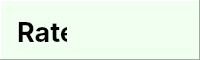
     <widget class="QFrame" name="main_header">
      <property name="minimumSize">
       <size>
        <width>0</width>
        <height>60</height>
       </size>
      </property>
      <property name="maximumSize">
       <size>
        <width>16777215</width>
        <height>60</height>
       </size>
      </property>
      <property name="styleSheet">
       <string notr="true">background-color: rgb(240, 255, 240);</string>
      </property>
      <property name="frameShape">
       <enum>QFrame::Panel</enum>
      </property>
      <property name="frameShadow">
       <enum>QFrame::Raised</enum>
      </property>
      <layout class="QHBoxLayout" name="horizontalLayout_2">
       <property name="spacing">
        <number>0</number>
       </property>
       <property name="leftMargin">
        <number>0</number>
       </property>
       <property name="topMargin">
        <number>0</number>
       </property>
       <property name="rightMargin">
        <number>0</number>
       </property>
       <property name="bottomMargin">
        <number>0</number>
       </property>
       <item>
        <widget class="QFrame" name="left_menu_toogle">
         <property name="maximumSize">
          <size>
           <width>120</width>
           <height>16777215</height>
          </size>
         </property>
         <property name="styleSheet">
          <string notr="true">border: none;</string>
         </property>
         <property name="frameShape">
          <enum>QFrame::StyledPanel</enum>
         </property>
         <property name="frameShadow">
          <enum>QFrame::Raised</enum>
         </property>
         <widget class="QPushButton" name="Rate">
          <property name="geometry">
           <rect>
            <x>0</x>
            <y>0</y>
            <width>91</width>
            <height>61</height>
           </rect>
          </property>
          <property name="font">
           <font>
            <family>SF Pro Display</family>
            <pointsize>20</pointsize>
            <weight>75</weight>
            <bold>true</bold>
           </font>
          </property>
          <property name="text">
           <string>Rate</string>
          </property>
         </widget>
         <widget class="QPushButton" name="X">
          <property name="geometry">
           <rect>
            <x>80</x>
            <y>0</y>
            <width>41</width>
            <height>61</height>
           </rect>
          </property>
          <property name="text">
           <string/>
          </property>
          <property name="icon">
           <iconset resource="assets.qrc">
            <normaloff>:/images/assets/MainWindowLogo.png</normaloff>:/images/assets/MainWindowLogo.png</iconset>
          </property>
          <property name="iconSize">
           <size>
            <width>35</width>
            <height>35</height>
           </size>
          </property>
         </widget>
        </widget>
       </item>
       <item>
        <widget class="QFrame" name="title_bar">
         <property name="styleSheet">
          <string notr="true"/>
         </property>
         <property name="frameShape">
          <enum>QFrame::NoFrame</enum>
         </property>
         <property name="frameShadow">
          <enum>QFrame::Raised</enum>
         </property>
        </widget>
       </item>
       <item alignment="Qt::AlignRight">
        <widget class="QFrame" name="right_menu_toogle">
         <property name="styleSheet">
          <string notr="true">QPushButton {
	border: none;
	transition: all 0.5s;
}
QPushButton:hover {
	background-color: rgb(215, 228, 215);
}
QPushButton:pressed {
	border-top: 6px solid rgb(32, 225, 175);
	border-bottom: 6px solid rgb(8, 176, 231);
}</string>
         </property>
         <property name="frameShape">
          <enum>QFrame::NoFrame</enum>
         </property>
         <property name="frameShadow">
          <enum>QFrame::Raised</enum>
         </property>
         <layout class="QHBoxLayout" name="horizontalLayout_8">
          <property name="spacing">
           <number>0</number>
          </property>
          <property name="leftMargin">
           <number>0</number>
          </property>
          <property name="topMargin">
           <number>0</number>
          </property>
          <property name="rightMargin">
           <number>4</number>
          </property>
          <property name="bottomMargin">
           <number>0</number>
          </property>
          <item>
           <widget class="QPushButton" name="rightButtonMenu">
            <property name="minimumSize">
             <size>
              <width>50</width>
              <height>50</height>
             </size>
            </property>
            <property name="maximumSize">
             <size>
              <width>50</width>
              <height>50</height>
             </size>
            </property>
            <property name="cursor">
             <cursorShape>PointingHandCursor</cursorShape>
            </property>
            <property name="styleSheet">
             <string notr="true">border: none;
border-radius: 25px;
</string>
            </property>
            <property name="text">
             <string/>
            </property>
            <property name="icon">
             <iconset resource="assets.qrc">
              <normaloff>:/images/assets/dollar.png</normaloff>:/images/assets/dollar.png</iconset>
            </property>
            <property name="iconSize">
             <size>
              <width>50</width>
              <height>50</height>
             </size>
            </property>
           </widget>
          </item>
         </layout>
        </widget>
       </item>
      </layout>
     </widget>
